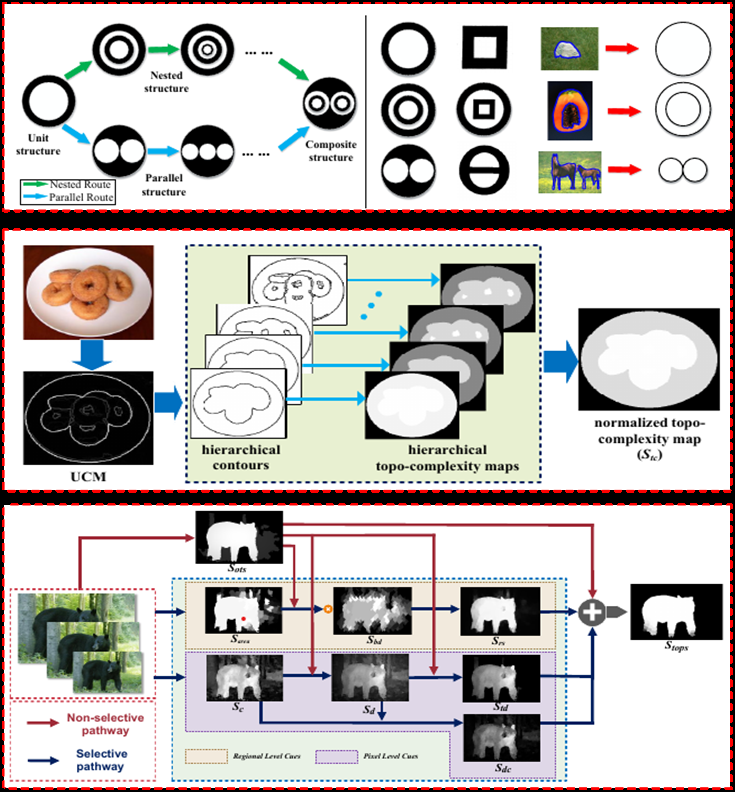
%> input picture TopologicalSaliencyFramework.jpg, 735 x 792 px
$ octave --eval "result = GetPriorMap(imread('TopologicalSaliencyFramework.jpg'));"   (GNU Octave 9; MATLAB toolbox functions it lacks are replaced by stand-ins)
%> lines starting %> are read from the running program, lines starting %| are printed output that depends on the picture
%> in GetPriorMap, `srcImg = imresize(srcImg,[400 floor(hh*(400/ww))],'bilinear');`:
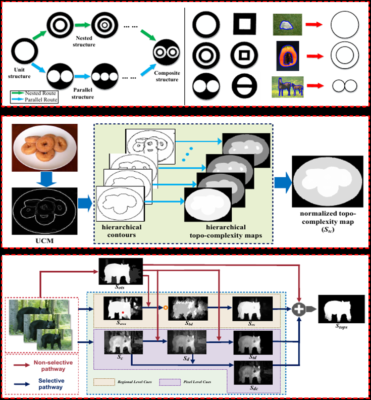
%> srcImg: size 400x371x3 uint8; mean R, G, B 193.9, 189.3, 186.9
### preprocessing.m
function [Sots, S_nb, frameRecord] = preprocessing(Image)
%% do some preprocessings for Sots. like removing regions touching borders.
% input and outputs are the same as function <getTopoComplexityMap.m>
%%

resizeImage = Image;
%%  ----------preprocessing-----------
[ww,hh,~] = size(resizeImage);
%> ww = 400; hh = 371
[colorsalMap, DisMap] = getcolormap(resizeImage);
%%----------
level = 0.8*graythresh(colorsalMap);
I = im2bw(colorsalMap,level);
%%-----------

wd = 5;
for x = wd:ww-wd
    for y = wd: hh-wd
        I(x,y) = 0;
    end
end

B = repmat(double(I),[1,1,3]);
%% - some regions touching borders, we removed them------------
if sum(sum(sum(B==1)))>0
    A =255- uint8(double(resizeImage).*B);
    resizeImage(B==1) = A(B==1);
%     figure
%     imshow(srcImg)
end
%% ------
[Sots, S_nb,frameRecord] = getTopoComplexityMap(resizeImage);
% figure
% imshow(Sots)

### getTopoComplexityMap.m
function [fusion_SaliencyMap, S_nb, frameRecord] = getTopoComplexityMap(srcImg)
%% get topo-complexity map(OTS map) and topo-descriptors
% input: oringinal image
% outputs:  fusion_SaliencyMap: OTS with bias
%               S_nb: superpixels obtainded by UCM algorithm
%              frameRecord: image frame (if exists, else they are zeros and max width or hight)
%%
lamda = 8;
sel = strel('disk',1);
[sch, scw, ~] = size(srcImg);
%> sch = 400; scw = 371

%% --- remove frame------
[noFrameImg, frameRecord] = removeframeRBD(srcImg, 'canny');
[S_nb,ucm]= getUCM(noFrameImg); % get superpixels
ucm = ucm/max(ucm(:));
ucm = invRemoveFrame(ucm, frameRecord, sch, scw, 0);

%% generate rigions from ucm with thresholds.
ind = 0;
for lambda = 0.1:0.2:0.7
    temp_ucm = ucm>=(lambda);
    inv_temp_ucm = ~temp_ucm;
    ind = ind+1;
    edge_ucm{ind} = bwlabel(inv_temp_ucm);
    labeled_ucm{ind} = imdilate(edge_ucm{ind}, sel);
end

%% ------center bias-----------
    sig = 500; % 500
    cx = floor(scw/2);
    cy = floor(sch/2);

    temp_x = linspace(1,scw,scw);
    temp_y = linspace(1,sch,sch);

    [x, y]=meshgrid(temp_x, temp_y);
    W=exp(-((x-cx).^2+((y-cy).^2)/((sch/scw)^2))./sig.^2);
    cenBiasMap = W.*(ones(size(ucm)));
%%
    uwTopoDescriptors = {};
    topoDescriptors = zeros(4,5);

    %% remove the small region
    for ind_ucm = 1:length(labeled_ucm)
         ucmMat = labeled_ucm{ind_ucm};
         [w,h,~] = size(ucmMat);

         rigIndex = unique(ucmMat);
         for idx = 1:length(rigIndex)
             mask_rm = zeros(w,h);
             rigLoc = find (ucmMat == rigIndex(idx));
             mask_rm(rigLoc) = 1;
                if length(rigLoc) < 1/500*w*h  % ignore small regions
                    surRigion =unique(ucmMat(find(imdilate(mask_rm, sel) - mask_rm)));

                    ucmMat(rigLoc) = surRigion(randperm(length(surRigion),1));
                end
        end
         labeled_ucm{ind_ucm} = ucmMat;

    end

    clear ucmMat rigIndex rigLoc mask_rm surRigion;

 %% ---some claims for saliency detection--------

    fusion_SaliencyMap = zeros(w,h);
 %% -----calculation topo-descriptors------------
    for ind_ucm = 1:length(labeled_ucm)
        i = [1,2,3,4,5];
        b = [1,0,0,0,0];
        c = [0,0,0,0,0];
        a = [0,0,0,0,0]; % the default topoDescriptors, we ignore c here;

        SaliencyMap = 0.1*ones(w,h);
        Inner_SaliencyMap = ones(w,h);
        ucmMat = labeled_ucm{ind_ucm};
%         figure, imshow(ucmMat,[]),title(num2str(ind_ucm));
        rigIndex = unique(ucmMat);
        isUsedRig = zeros(length(rigIndex),1); %
        len_rig = length(rigIndex);

        for idx = 1:len_rig

            if isUsedRig(idx)
                continue;
            else
            rigLoc = find (ucmMat == rigIndex(idx));

            [x, y] = ind2sub(size(ucmMat), rigLoc);
            if min(x) == 1 || max(x) == w || min(y) == 1 || max(y) == h
                Inner_SaliencyMap(rigLoc) = 0.2; % 20% weight of topo-complexity of rigions
            end
%             figure,imshow(Inner_SaliencyMap);

            mask_i =zeros(size(ucmMat));

            mask_i(rigLoc) = 1;
            [isNest, mask_next, bNum] = FindNestArea(ucmMat, mask_i);
%             figure, imshow(mask_next,[]),title(num2str(ind_ucm)); %
            %% the 2nd

            SaliencyMap(rigLoc) = SaliencyMap(rigLoc) + 1;

            if isNest
                isUsedRig(ismember(rigIndex, bNum)) = 1;
                b(2) = b(2) + length(bNum) + 1;
                SaliencyMap(find(mask_next)) = SaliencyMap(find(mask_next)) + max(max(SaliencyMap(mask_i == 1))) + exp(-2*1); % 0.2==>exp(-2*),

            for j = 1:length(bNum)
                mask_i = zeros(size(ucmMat));
                mask_i(ucmMat == bNum(j)) = 1;
                [isNest, mask_next, bNum2] =  FindNestArea(ucmMat, mask_i);

                %% the 3rd
                if isNest
                    b(3) = b(3) + length(bNum2) + 1;
                    SaliencyMap(mask_next == 1) = SaliencyMap(mask_next == 1)  + max(max(SaliencyMap(mask_i == 1))) + exp(-2*2);% 0.2==>exp(-2*),exp(-2*2)

                for j3 = 1:length(bNum2)
                    mask_i = zeros(size(ucmMat));
                    mask_i(ucmMat == bNum2(j3)) = 1;
                    [isNest, mask_next, bNum3] =  FindNestArea(ucmMat, mask_i);

                    %% the 4th
                    if isNest
                        b(4) = b(4) + length(bNum3) + 1;
                        SaliencyMap(mask_next == 1) = SaliencyMap(mask_next == 1) + max(max(SaliencyMap(mask_i == 1))) + exp(-2*3);% 0.2==>exp(-2*),

                    for j4 = 1:length(bNum3)
                        mask_i = zeros(size(ucmMat));
                        mask_i(ucmMat == bNum3(j4)) = 1;
                        [isNest, mask_next, bNum4] = FindNestArea(ucmMat, mask_i);

                        %% the 5th
                        if isNest
                            SaliencyMap(mask_next == 1) = SaliencyMap(mask_next == 1) +  max(max(SaliencyMap(mask_i == 1))) + exp(-2*4);% 0.2==>exp(-2*)

                            b(5) = b(5) + length(bNum4) + 1;
                        end
                    end
                    else
                        b(4) = b(4)+1;
                    end

                end
                else
                    b(3) = b(3)+1;
                end

            end

            else
                b(2) = b(2)+1;
            end
            end
        end
        temp_b = b;
        temp_b(4) = temp_b(4) - temp_b(5); % visit too many times, so remove them ,b(4)--> 3*b(5)
        temp_b(3) = temp_b(3) - temp_b(4); % b(3)--> 2*b(4)
        temp_b(2) = temp_b(2) - temp_b(3); % b(2)--> 1*b(3)

        temp_b(4) = temp_b(4) - temp_b(5);
        temp_b(3) = temp_b(3) - temp_b(4);

        temp_b(4) = temp_b(4) - temp_b(5);

        b = temp_b;
        a(1) = sum(b);
        uwTopoDescriptors{ind_ucm} = [i;b;c;a];

        SaliencyMap = SaliencyMap./(max(SaliencyMap(:))+eps);
%         FcMap = FcMap + (2./(1 + exp((0-SaliencyMap)*lamda))-1);
        SaliencyMap = Inner_SaliencyMap.*(2./(1 + exp((0.0-SaliencyMap)*lamda))-1);

        fusion_SaliencyMap = fusion_SaliencyMap + SaliencyMap;
%         figure,imshow(fusion_SaliencyMap,[]),title('fusion_SaliencyMap');
%         flatMap = flatMap + Inner_SaliencyMap;
    end

        thFu = unique(fusion_SaliencyMap);

        for ith = 2:length(thFu)
            smallSal_Idx = find(fusion_SaliencyMap == thFu(ith));

            if (length(smallSal_Idx) < 0.005*w*h)

                fusion_SaliencyMap(smallSal_Idx) = thFu(ith - 1);
            end
        end
  %%
    fusion_SaliencyMap = (fusion_SaliencyMap-min(SaliencyMap(:)))./(max(fusion_SaliencyMap(:))-min(SaliencyMap(:))+eps);

    FlattenedData = fusion_SaliencyMap(:)';
    FlattenedData = 1./(1 + exp((0.5 - FlattenedData)*10));
    MappedFlattened = mapminmax(FlattenedData, 0, 1); %  normalized
    noBiasMap = reshape(MappedFlattened, size(fusion_SaliencyMap)); % no bias saliency map;
    fusion_SaliencyMap = noBiasMap.*cenBiasMap;
    clear FlattenedData  MappedFlattened thFu ucmMat

    %% ----topo-descriptors------------------
    for ind_topo = 1:max(ind_ucm)
        topoDescriptors = topoDescriptors + uwTopoDescriptors{ind_topo}/max(ind_ucm);
    end

### removeframeRBD.m
function [noFrameImg, frameRecord] = removeframeRBD(input_im, edgeMethod)
%> called with edgeMethod = 'canny'
% Remove image frames

% src Code Author: Wangjiang Zhu
% Email: wangjiang88119@gmail.com
% Date: 3/24/2014

if size(input_im, 3) == 3
    grayImg=rgb2gray(input_im);
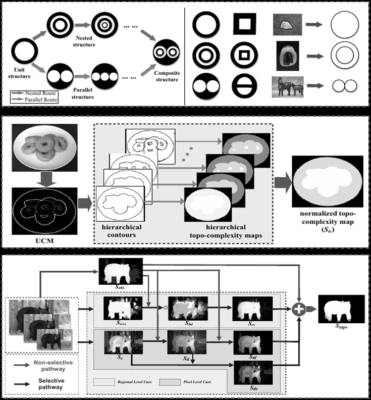
%> grayImg: size 400x371 uint8; min 0, max 255, mean 190.4
else
    grayImg = input_im;
end
[height, width] = size(grayImg);
%> height = 400; width = 371

threshold=0.5;
MAXWIDTH = 30;  % we assume that the frame is not wider than 30 pixels
edgemap = edge(grayImg, edgeMethod);
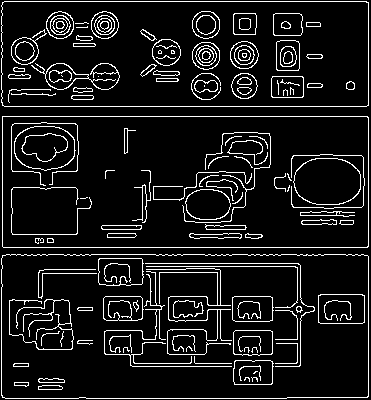
%> edgemap: size 400x371 logical; 9.6% white in thin lines or dots
haveFrame = false;
frameWidth = zeros(4, 1);

% TOP
edgeDensity = mean( edgemap(1:MAXWIDTH, :), 2); % average density per row
%> edgeDensity = 30 values, max 0.978 at index 2, min 0 at index 1, mean 0.101
% find the largest row index with large enough edge density
top_row_idx = find(edgeDensity > threshold, 1, 'last');
%> top_row_idx = 2
if ~isempty(top_row_idx)
    frameWidth(1) = top_row_idx;
    haveFrame = true;
end

% BOTTOM
edgeDensity = mean( edgemap(end - MAXWIDTH + 1:end, :), 2);
%> edgeDensity = 30 values, max 0.741 at index 29, min 0 at index 30, mean 0.0624
bottom_row_idx = find(edgeDensity > threshold, 1, 'first');
%> bottom_row_idx = 29
if ~isempty(bottom_row_idx)
    frameWidth(2) = MAXWIDTH - bottom_row_idx + 1;
    haveFrame = true;
end

%LEFT
edgeDensity = mean( edgemap(:, 1:MAXWIDTH, :), 1);
%> edgeDensity = 30 values, max 0.51 at index 2, min 0 at index 1, mean 0.106
left_col_idx = find(edgeDensity > threshold, 1, 'last');
%> left_col_idx = 2
if ~isempty(left_col_idx)
    frameWidth(3) = left_col_idx;
    haveFrame = true;
end

% RIGHT
edgeDensity = mean( edgemap(:, end - MAXWIDTH + 1:end), 1);
%> edgeDensity = 30 values, max 0.938 at index 28, min 0 at index 29, mean 0.0767
right_col_idx = find(edgeDensity > threshold, 1, 'first');
%> right_col_idx = 28
if ~isempty(right_col_idx)
    frameWidth(4) = MAXWIDTH - right_col_idx + 1;
    haveFrame = true;
end

frameRecord = [height,width,1,height,1,width];
%> frameRecord = [400 371 1 400 1 371]
if haveFrame
    frameWidth(frameWidth == 0) = max(frameWidth);

    frameRecord(3) = frameWidth(1) + 1;
    frameRecord(4) = height - frameWidth(2);
    frameRecord(5) = frameWidth(3) + 1;
    frameRecord(6) = width - frameWidth(4);
end

noFrameImg = input_im(frameRecord(3):frameRecord(4), frameRecord(5):frameRecord(6), :);
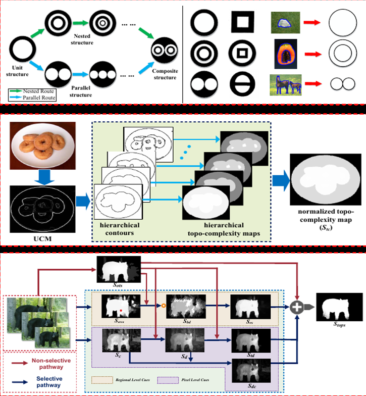
%> noFrameImg: size 396x366x3 uint8; mean R, G, B 196.1, 193.3, 190.9

### getcolormap.m
function [ColorSalMap, ColorDistSalMap] = getcolormap(image)
%% use topo-complexity map(OTS map) to calculate center-surround contrasts.
% input: original image
% output£º  ColorSalMap: topo-prior guided color contrast;
%                 ColorDistSalMap: topo-prior guided color contrast with distance;
%
%%
% get topo-prior

[Sots, S,frameRecord] = getTopoComplexityMap(image);
%> in getTopoComplexityMap, `[noFrameImg, frameRecord] = removeframeRBD(srcImg, 'canny');`: frameRecord = [400 371 3 398 3 368]
sigma = 100;
%% ======================remove frame=================================
Img = image(frameRecord(3):frameRecord(4), frameRecord(5):frameRecord(6),:);
LabImage = rgb2lab(Img);
[ww, hh,~]=size(Img);
ColorDistSalMap = zeros(ww, hh);
ColorSalMap = zeros(ww, hh);
ColMapWithoutTopo = ColorSalMap;
%%==========================================================
Seg = S; %superpixels

DisMap = zeros(size(Seg));
% RestrMap = zeros(size(Seg));
ColorMap = zeros(size(Seg));

sigma = 2*sigma^2;
alpha = 1;

sq_seg = unique(Seg(:));
len_Seg = length(sq_seg);

seq_bg = [];
seq_x = [];
seq_y = [];
seq_l = [];
seq_a = [];
seq_b = [];

% topo noBaisMap
bg_prior_Map = 1 - Sots;


for num = 1:len_Seg
    [x, y] = find(Seg == sq_seg(num));
    seq_x = [seq_x; mean(x)];
    seq_y = [seq_y; mean(y)];

    L = LabImage(:,:,1);
    A = LabImage(:,:,2);
    B = LabImage(:,:,3);

    idx = find(Seg == sq_seg(num));
    l = L(idx);
    a = A(idx);
    b = B(idx);

    Topo = bg_prior_Map(idx);
    seq_bg = [seq_bg, mean(Topo)]; % topo prior

    seq_l = [seq_l, mean(l)];
    seq_a = [seq_a, mean(a)];
    seq_b = [seq_b, mean(b)];
end


Dist = [];
DisC = [];
DisColMap = [];

for i = 1:len_Seg
    x0 = seq_x(i);
    y0 = seq_y(i);
    l0 = seq_l(i);
    a0 = seq_a(i);
    b0 = seq_b(i);
    D = 0;
    DisCi = 0;
    DisCol = 0;

    for j = 1:len_Seg
        x = seq_x(j);
        y = seq_y(j);
        l = seq_l(j);
        a = seq_a(j);
        b = seq_b(j);

        wTopo=seq_bg(j); %


        Dis = exp(-((x-x0).*(x-x0) + (y-y0).*(y-y0))/sigma);
        DisColorList = sqrt((l-l0).*(l-l0) + (a-a0).*(a-a0) + (b-b0).*(b-b0)); % color distance
        DisCo = DisColorList;
        D = D + alpha*Dis*DisCo;
        DisCi= DisCi + DisCo;

    end
    Dist = [Dist; D/len_Seg];
    DisC = [DisC; DisCi];
end
%%
for i = 1:len_Seg
    DisMap(Seg == sq_seg(i)) = Dist(i);
    ColorMap(Seg == sq_seg(i)) = DisC(i);
end

DisMap = NormalizeMap(DisMap);
ColorMap = NormalizeMap(ColorMap);

% restore image frame (for some images);
ColorDistSalMap(frameRecord(3):frameRecord(4), frameRecord(5):frameRecord(6)) = DisMap;
ColorSalMap(frameRecord(3):frameRecord(4), frameRecord(5):frameRecord(6)) = ColorMap;

### getUCM.m
function [S_nb,U] =  getUCM(I)
% code by pp
addpath(genpath('EdgeDetection'));
% addpath(genpath('toolbox\channels\private\'));
%% load pre-trained edge detection model and set opts (see edgesDemo.m)
%> the run ends on the next line
model=load('EdgeDetection\models\forest\modelBsds'); model=model.model;
model.opts.nms=-1; model.opts.nThreads=4;
model.opts.multiscale=0; model.opts.sharpen=2;

%% set up opts for spDetect (see spDetect.m)
opts = spDetect;
opts.nThreads = 4;  % number of computation threads
opts.k = 1024;       % controls scale of superpixels (big k -> big sp) 25£¬£¬400
opts.alpha = .5;    % relative importance of regularity versus data terms
opts.beta = .9;     % relative importance of edge versus color terms
opts.merge = 0;     % set to small value to merge nearby superpixels at end
opts.bounds = 1;
%% detect and display superpixels (see spDetect.m)
% I = imread('21093.jpg');
[E,~,~,segs]=edgesDetect(I,model);
[S,V] = spDetect(I,E,opts);


%% compute ultrametric contour map from superpixels (see spAffinities.m)
[~,~,U]=spAffinities(S,E,segs,opts.nThreads);
% figure(3); im(1-U); return;
%%
opts.bounds = 0;
[S_nb,~] = spDetect(I,E,opts);
% figure(1); im(I);
% figure(2); im(V);figure(3); im(S_nb);

### GetPriorMap.m
function [fullSizePriorMap, S_nb,OTS_fullsizeSalMap,frameRecord,resizeImage] = GetPriorMap(srcImg)
%% ----------------------------------------------------------------------
% this function computes the topo-complexity map and OTS map.
%  'OTS_fullsizeSalMap':  without refinement and bias, for saliency
%  detection;
%  'fullSizePriorMap' : with little refinement and bias.   for SOD.
%% ----------------------------------------------------------------
%%
    [ww,hh,nchns] = size(srcImg);
    if nchns == 1
        srcImg(:, :, 2) = srcImg(:, :, 1);
        srcImg(:, :, 3) = srcImg(:, :, 1);
    end

    % resize the image to certain size.
    if ww>hh
        srcImg = imresize(srcImg,[400 floor(hh*(400/ww))],'bilinear');
    elseif ww<=hh
        srcImg = imresize(srcImg,[floor(ww*(400/hh)) 400],'bilinear');
    end
    resizeImage = srcImg;

%% ------do something preprocessing-----------
[Sots, S_nb,frameRecord] = preprocessing(resizeImage);

%% ---------compute topo-priormap Sots--------------
% [Sots, S_nb,frameRecord] = ppSoftSalDetect(srcImg); % Another work for topological perception theory

%% ----------- calculate Gestalt Saliency map------------
    % normalize the image to [0,1] using min-max normalization.
TopoMap = NormalizeMap(Sots);

    % compute the dist_map and
sigma = 100;
[DisMap, ColorMap] = optCalGestSaliency(srcImg, S_nb, sigma, Sots,frameRecord);

ColorMap = NormalizeMap(ColorMap);
DisMap = NormalizeMap(DisMap);

FinalMap = NormalizeMap(TopoMap + DisMap.*TopoMap + DisMap.*ColorMap);
%% ===some refinement ========================================
SpsMap = medfilt2(FinalMap);

FlattenedData = SpsMap(:)'; % normalize
FlattenedData = 1./(1 + exp((0.3 - FlattenedData)*5));% optional
MappedFlattened = mapminmax(FlattenedData, 0, 1); %
SpsMap = reshape(MappedFlattened, size(SpsMap));

%% ----------Two kind of OTS maps--------------------------------
    % Sots without bias, mainly for saliency detection,
    % Topological complexity map;
OTS_fullsizeSalMap = imresize(Sots,[ww hh],'bilinear');

    % Sots with refinement and bias, for SOD
fullSizePriorMap = imresize(SpsMap,[ww hh],'bilinear');
